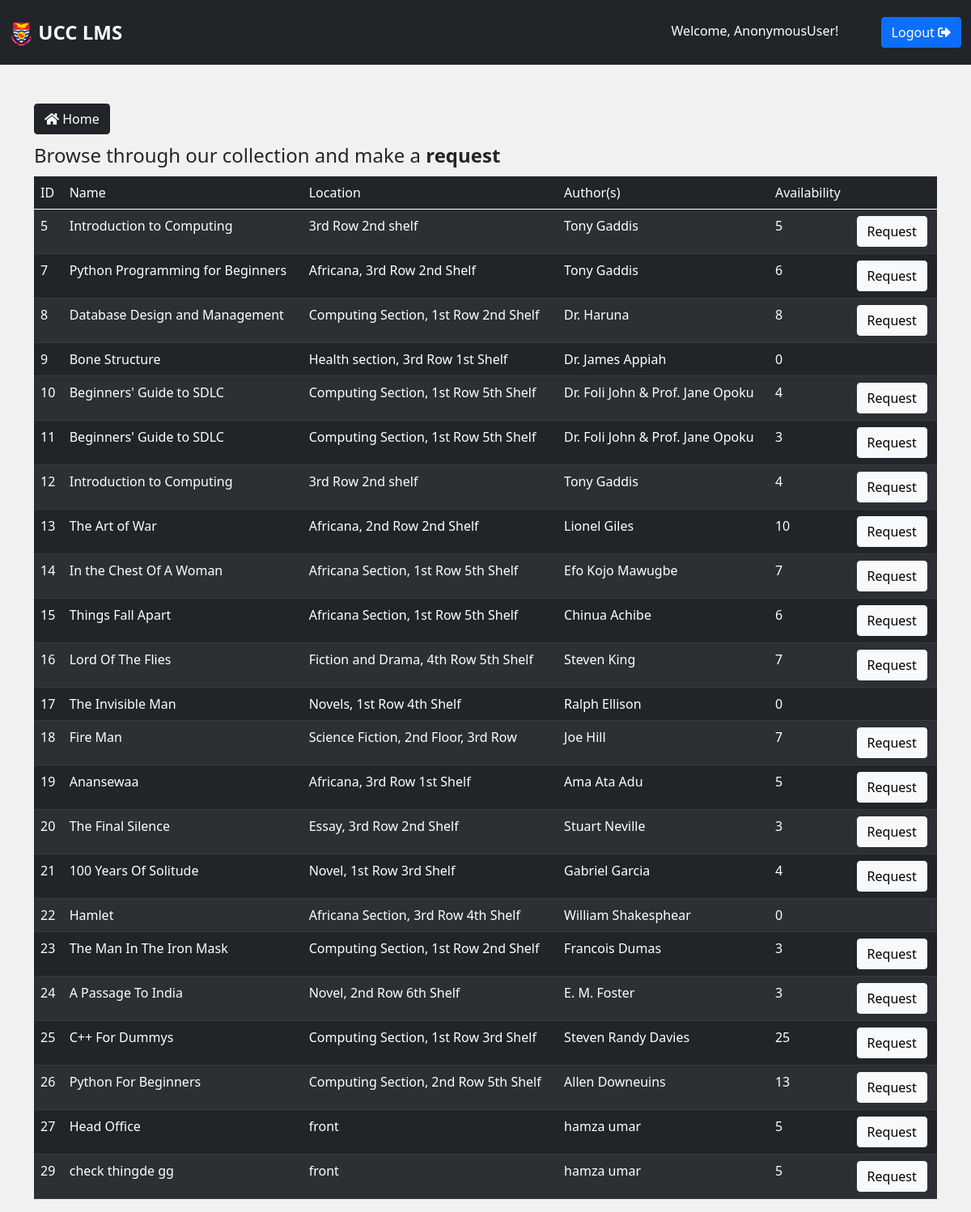
The page /student-view-books/ on the database as committed earlier.
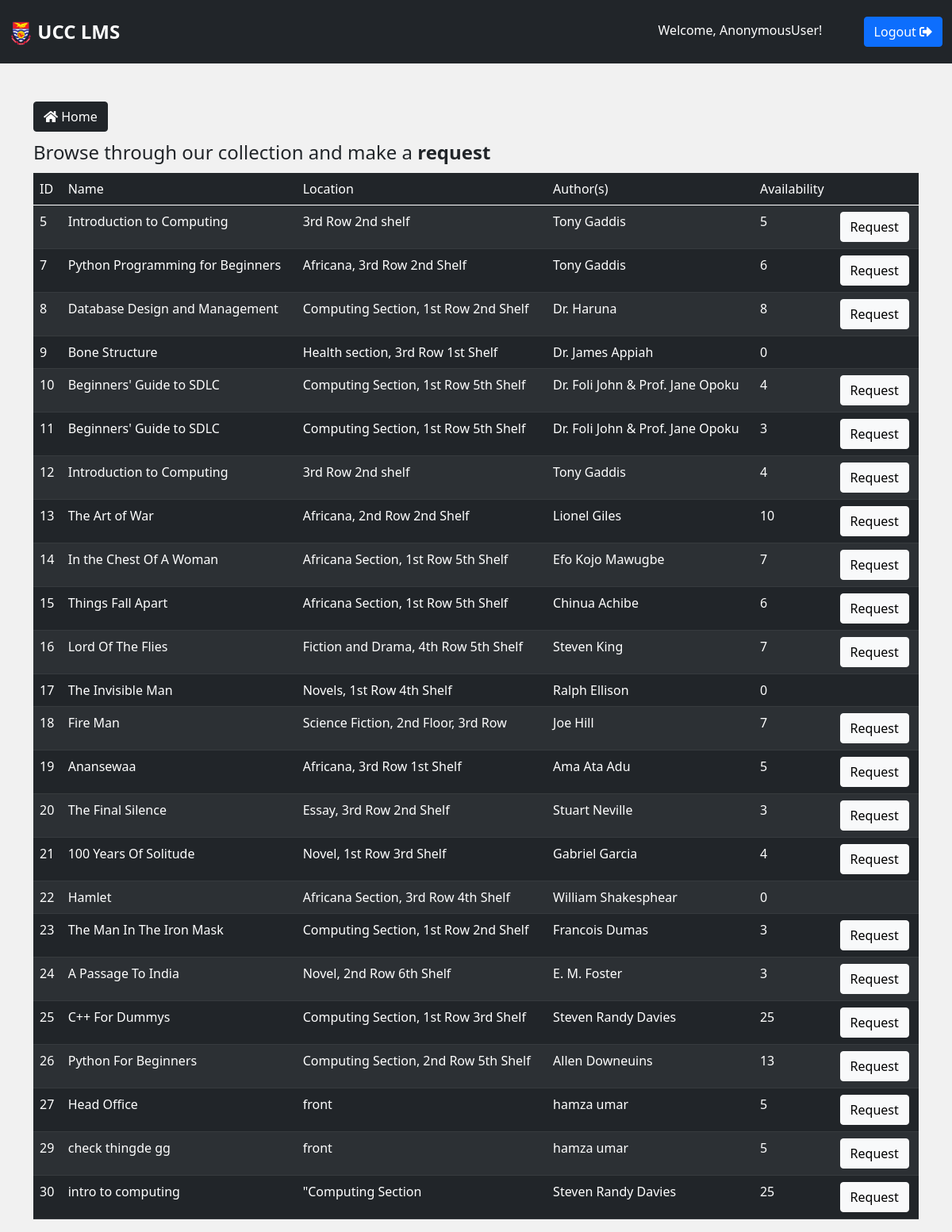
The same page on the database as committed later.
### ucclms/models.py (models this page shows, shortened)
class Book(models.Model):
    title = models.CharField(max_length = 255, blank=False, null=False)
    publisher = models.CharField(max_length = 255, blank=True, null=True)
    availability = models.IntegerField(default=0, blank=True, null=True)
    year = models.CharField(max_length = 4, blank=True, null=True)
    author = models.CharField(max_length = 255, blank=True, null=True)
    location = models.CharField(max_length = 255, blank=True, null=True)
    subject = models.ForeignKey(Subject, on_delete=models.SET_NULL, null=True, blank=True, related_name='booksubject')
    is_stolen = models.BooleanField(default=False)
    no_stolen = models.IntegerField(null=True, blank=True, default=0)

### ucclms/views.py (the view)
# urls.py: path('student-view-books/', views.studentViewBooks, name='student-view-books'),
def studentViewBooks(request):
    books = Book.objects.all()
    if request.method == 'POST':
        book=request.post
    context = {'books': books}
    return render(request, 'ucclms/student-view-books.html', context)

### ucclms/templates/ucclms/student-view-books.html (shortened to what this page needs)
{% extends 'base.html' %}
{% block content %}
<div class="container users mt-5">
    <a href="{% url 'student-dashboard' %}" class="btn btn-dark mb-2"><i class="fas fa-home"></i> Home</a>
    <legend>Browse through our collection and make a <strong>request</strong></legend>
    <table class="table table-striped p-3 table-dark mt-2">
        <thead>
            <tr>
                <td>ID</td>
                <td>Name</td>
                <td>Location</td>
                <td>Author(s)</td>
                <td>Availability</td>
                <td></td>
            </tr>
        </thead>
        <tbody>
            {% for book in books %}
            <tr>
                <td>{{book.id}}</td>
                <td>{{book.title}}</td>
                <td>{{book.location}}</td>
                <td>{{book.author}}</td>
                <td>{{book.availability}}</td>
                <td class="request-list-item">
                {% if book.availability > 0 %}
                    <a href="{% url 'borrow-book' book.id %}" id="{{book.id}} request-btn" class="{{book.id}} btn request-btn btn-light">Request</a>
                {% endif %}
                </td>
            </tr>
            {% endfor %}
        </tbody>
    </table>
</div>
{% endblock %}

Rows that differ between the two databases and show on the page:
added Book: id "30", title "intro to computing", location "\"Computing Section", author "Steven Randy Davies", availability "25"
